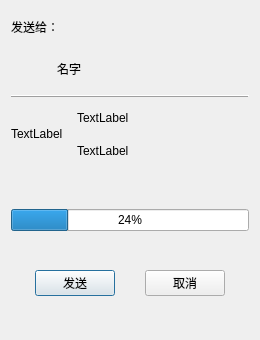
<?xml version="1.0" encoding="UTF-8"?>
<ui version="4.0">
 <class>sendFileDialog</class>
 <widget class="QDialog" name="sendFileDialog">
  <property name="geometry">
   <rect>
    <x>0</x>
    <y>0</y>
    <width>260</width>
    <height>340</height>
   </rect>
  </property>
  <property name="minimumSize">
   <size>
    <width>260</width>
    <height>340</height>
   </size>
  </property>
  <property name="maximumSize">
   <size>
    <width>260</width>
    <height>340</height>
   </size>
  </property>
  <property name="windowTitle">
   <string>Dialog</string>
  </property>
  <layout class="QVBoxLayout" name="verticalLayout_2">
   <item>
    <layout class="QHBoxLayout" name="horizontalLayout">
     <item>
      <widget class="QLabel" name="label">
       <property name="minimumSize">
        <size>
         <width>0</width>
         <height>32</height>
        </size>
       </property>
       <property name="maximumSize">
        <size>
         <width>16777215</width>
         <height>32</height>
        </size>
       </property>
       <property name="text">
        <string>发送给：</string>
       </property>
      </widget>
     </item>
     <item>
      <spacer name="horizontalSpacer">
       <property name="orientation">
        <enum>Qt::Horizontal</enum>
       </property>
       <property name="sizeHint" stdset="0">
        <size>
         <width>40</width>
         <height>20</height>
        </size>
       </property>
      </spacer>
     </item>
    </layout>
   </item>
   <item>
    <layout class="QHBoxLayout" name="horizontalLayout_2">
     <item>
      <widget class="QLabel" name="userIcon">
       <property name="minimumSize">
        <size>
         <width>40</width>
         <height>40</height>
        </size>
       </property>
       <property name="maximumSize">
        <size>
         <width>40</width>
         <height>40</height>
        </size>
       </property>
       <property name="text">
        <string/>
       </property>
      </widget>
     </item>
     <item>
      <widget class="QLabel" name="userName">
       <property name="minimumSize">
        <size>
         <width>0</width>
         <height>40</height>
        </size>
       </property>
       <property name="maximumSize">
        <size>
         <width>16777215</width>
         <height>40</height>
        </size>
       </property>
       <property name="text">
        <string>名字</string>
       </property>
      </widget>
     </item>
    </layout>
   </item>
   <item>
    <widget class="QFrame" name="frame">
     <property name="frameShape">
      <enum>QFrame::HLine</enum>
     </property>
     <property name="frameShadow">
      <enum>QFrame::Raised</enum>
     </property>
    </widget>
   </item>
   <item>
    <layout class="QHBoxLayout" name="horizontalLayout_3">
     <item>
      <widget class="QLabel" name="fileIcon">
       <property name="minimumSize">
        <size>
         <width>60</width>
         <height>60</height>
        </size>
       </property>
       <property name="maximumSize">
        <size>
         <width>60</width>
         <height>60</height>
        </size>
       </property>
       <property name="text">
        <string>TextLabel</string>
       </property>
      </widget>
     </item>
     <item>
      <layout class="QVBoxLayout" name="verticalLayout">
       <item>
        <widget class="QLabel" name="fileName">
         <property name="text">
          <string>TextLabel</string>
         </property>
        </widget>
       </item>
       <item>
        <widget class="QLabel" name="fileSize">
         <property name="text">
          <string>TextLabel</string>
         </property>
        </widget>
       </item>
      </layout>
     </item>
    </layout>
   </item>
   <item>
    <spacer name="verticalSpacer">
     <property name="orientation">
      <enum>Qt::Vertical</enum>
     </property>
     <property name="sizeHint" stdset="0">
      <size>
       <width>20</width>
       <height>39</height>
      </size>
     </property>
    </spacer>
   </item>
   <item>
    <widget class="QProgressBar" name="bar">
     <property name="value">
      <number>24</number>
     </property>
    </widget>
   </item>
   <item>
    <spacer name="verticalSpacer_2">
     <property name="orientation">
      <enum>Qt::Vertical</enum>
     </property>
     <property name="sizeHint" stdset="0">
      <size>
       <width>20</width>
       <height>7</height>
      </size>
     </property>
    </spacer>
   </item>
   <item>
    <layout class="QHBoxLayout" name="horizontalLayout_4">
     <item>
      <spacer name="horizontalSpacer_3">
       <property name="orientation">
        <enum>Qt::Horizontal</enum>
       </property>
       <property name="sizeHint" stdset="0">
        <size>
         <width>40</width>
         <height>20</height>
        </size>
       </property>
      </spacer>
     </item>
     <item>
      <widget class="QPushButton" name="ok">
       <property name="text">
        <string>发送</string>
       </property>
      </widget>
     </item>
     <item>
      <spacer name="horizontalSpacer_2">
       <property name="orientation">
        <enum>Qt::Horizontal</enum>
       </property>
       <property name="sizeHint" stdset="0">
        <size>
         <width>40</width>
         <height>20</height>
        </size>
       </property>
      </spacer>
     </item>
     <item>
      <widget class="QPushButton" name="no">
       <property name="text">
        <string>取消</string>
       </property>
      </widget>
     </item>
     <item>
      <spacer name="horizontalSpacer_4">
       <property name="orientation">
        <enum>Qt::Horizontal</enum>
       </property>
       <property name="sizeHint" stdset="0">
        <size>
         <width>40</width>
         <height>20</height>
        </size>
       </property>
      </spacer>
     </item>
    </layout>
   </item>
   <item>
    <spacer name="verticalSpacer_3">
     <property name="orientation">
      <enum>Qt::Vertical</enum>
     </property>
     <property name="sizeHint" stdset="0">
      <size>
       <width>20</width>
       <height>29</height>
      </size>
     </property>
    </spacer>
   </item>
  </layout>
 </widget>
 <resources/>
 <connections/>
</ui>
